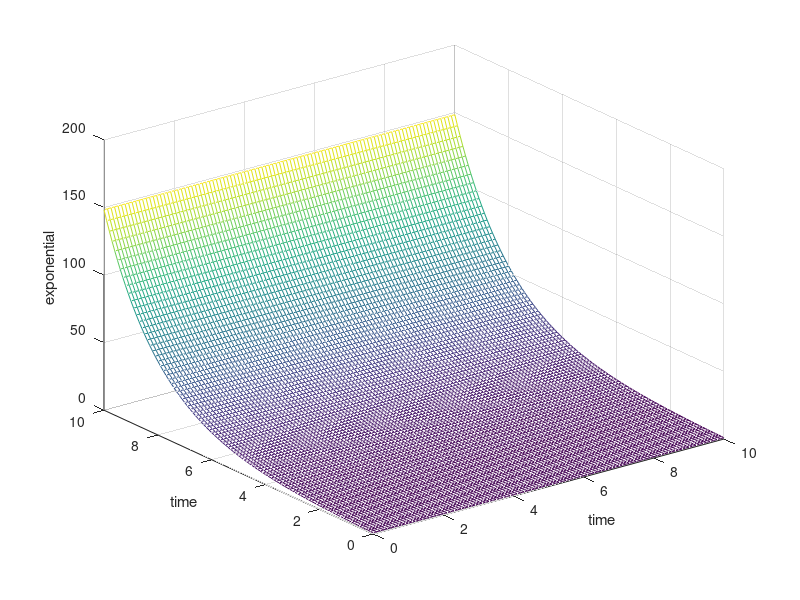

MATLAB code to generate this figure:
y=0:.1:10;
x=0:.1:10;
[x,y]=meshgrid(x);
z=exp(y/2)
mesh(x,y,z);
xlabel("time");
ylabel("time");
zlabel("exponential");
